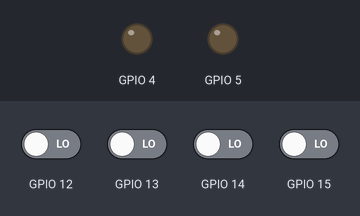
Bench run of a sketch on a simulated ESP8266 (NodeMCU). Shown: output pins drawn as LEDs (lit = HIGH). The test bench sets the inputs (shaded band); at power-on: GPIO 12–15 LOW. WiFi joins after 1.5 s; servers stay silent unless stated.

Above: at 3.1 s.
At 12.2 s:
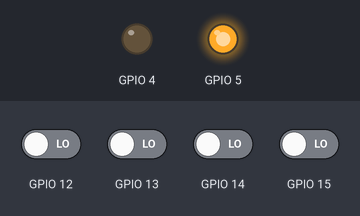
Timing chart, 0 to 17.7 s (numbered marks = the images above):
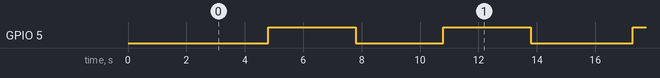

Measured:
- by itself, GPIO 5: repeats every 12.5 s: LOW 3.0 s, HIGH 3.0 s, LOW 3.5 s, HIGH 3.0 s
- by itself, everything shown: repeats every 12.3 s, in 4 steps

The sketch:

Relay.ino
```cpp
 /* lockout.ino
 *
 * Authors: Evan Cooper
 *          Jack Watkin
 *
 *   Date    Version   Initials  Comments
 *-------------------------------------------
 *  20Jan17  01.00.00  EC       Initial release
 *
 */


#include <ESP8266WiFi.h>
#include "InitializationHandler.h"
#include "TaskScheduler.h"
#include "user_interface.h"
#include <Arduino.h>
#include <stdint.h>
#include "HardwareInterface.h"
#define MACHINE_ID 1
char host[100];
char rfid[100];
static char postData[50];

int timeout;
static bool bHandleTasks = false;
os_timer_t myTimer;
// Connect to the network, set up pins and serial
void setup() {
  Serial.begin(9600);
  HandleInitialization ( );
  os_timer_setfn(&myTimer, timerCallback, NULL);
  os_timer_arm(&myTimer, 1, true);
}

void loop()
{
  if ( bHandleTasks )
  {
    bHandleTasks = false;
    HandleTasks ( );
  }

}
void timerCallback(void *pArg) {
  bHandleTasks = true;
}
```

DeviceHandler.cpp
```cpp
#include "DeviceHandler.h"
#include "HardwareInterface.h"

static bool bDeviceStatus = false;

void InitDevice ( )
{
	bDeviceStatus = false;
}

bool GetDeviceStatus ( )
{
	return bDeviceStatus;
}

bool SetDeviceStatus ( bool bSet )
{
	if ( bDeviceStatus != bSet )
	{
		bDeviceStatus = bSet;
		ToggleGPIO ( RELAY, bDeviceStatus );
	}

	return bDeviceStatus == bSet;
}
```

DeviceHandler.h
```cpp
#ifndef DEVICE_HANDLER_H
#define DEVICE_HANDLER_H

void InitDevice ( );
bool GetDeviceStatus ( );
bool SetDeviceStatus ( bool bSet );

#endif
```

HardwareInterface.cpp
```cpp
#include <Arduino.h>
#include "HardwareInterface.h"
#include <stdint.h>

#define GPIO_TO_HARDWARE_PIN(gpio)	(gpio == HB_LED ) ? 5: 4
#define SWITCH_TO_HARDWARE_PIN(switch_in) (switch_in == SW_1) ? 15 : (switch_in == SW_2) ? 13 : (switch_in == SW_3) ? 12 : 14
#define SWITCH_MASK   0x1

static char postData[50];

void InitHardware ( void )
{
  //pinMode ( 9, OUTPUT );
  //digitalWrite ( 9, LOW );
	pinMode ( GPIO_TO_HARDWARE_PIN(HB_LED), OUTPUT );
  pinMode ( GPIO_TO_HARDWARE_PIN(RELAY), OUTPUT );
  pinMode ( SWITCH_TO_HARDWARE_PIN(SW_1), INPUT );
  pinMode ( SWITCH_TO_HARDWARE_PIN(SW_2), INPUT );
  pinMode ( SWITCH_TO_HARDWARE_PIN(SW_3), INPUT );
  pinMode ( SWITCH_TO_HARDWARE_PIN(SW_4), INPUT );

}

void ToggleGPIO ( GPIO eGPIO, bool bState )
{
	if (eGPIO > MIN_GPIO && eGPIO < MAX_GPIO)
	{
		digitalWrite(GPIO_TO_HARDWARE_PIN(eGPIO), bState ? HIGH : LOW );
	}
}

uint8_t ReadSwitches ( void )
{
  uint8_t uiSwitchVal = 0;
  uint8_t i = SW_1;
  for ( i = SW_1; i <= SW_4; i++ )
  {
    uiSwitchVal |= ( ( digitalRead ( SWITCH_TO_HARDWARE_PIN ( (SWITCHES)i ) ) & SWITCH_MASK ) << ( i - 1 ) );
  }
  return uiSwitchVal;
}
```

HardwareInterface.h
```cpp
#ifndef HARDWAREINTERFACE_H
#define HARDWAREINTERFACE_H
#include <stdint.h>


typedef enum
{
	MIN_GPIO = -1,
	HB_LED = 0,
  RELAY = 1,
	MAX_GPIO
} GPIO;
typedef enum
{
  SW_MIN = 0,
  SW_1 = 1,
  SW_2 = 2,
  SW_3 = 3,
  SW_4 = 4
} SWITCHES;
void InitHardware ( void );
void ToggleGPIO ( GPIO eGPIO, bool bState );
uint8_t ReadSwitches ( void );
void SetGPIO ( uint8_t pin, bool setting );
#endif
```

HarukaOSTypedefs.h
```cpp
/*
 * HarukaOSTypedefs.h
 *
 *  Created on: Aug 19, 2016
 *      Author: KittyEars
 */

#ifndef HARUKAOSTYPEDEFS_H
#define HARUKAOSTYPEDEFS_H

#ifndef NULL
#define NULL 0
#endif

#endif /* SOURCES_HARUKAOSTYPEDEFS_H_ */
```

InitializationHandler.cpp
```cpp
#include "InitializationHandler.h"
#include "TaskScheduler.h"
#include "LEDHandler.h"
#include "WifiHandler.h"
#include "DeviceHandler.h"
#include <Arduino.h>

void HandleInitialization ( void )
{
	InitHardware ( );

	LEDHandler_init ( );
	InitTaskScheduler ( );
  InitWifi_blocking( );
  InitDevice ( );

  CreateTask ( LEDTask, 300 );
  CreateTask ( SendRequest, 400 );
}
```

InitializationHandler.h
```cpp
#ifndef INITIALIZATIONHANDLER_H
#define INITIALIZATIONHANDLER_H
void HandleInitialization ( void );

#endif
```

LEDHandler.cpp
```cpp
#include "LEDHandler.h"
#include "HardwareInterface.h"
#include "stdint.h"
#include "Arduino.h"
typedef struct {
	uint32_t uiPattern;
	uint32_t uiCurrentPosition;
	uint8_t ucIterator;
} LED_PATTERN;

static LED_PATTERN LED_Pattern;
char buff[100];
#define PERIOD			32
void LEDHandler_init ( void )
{
	LED_Pattern.uiPattern = HEART_BEAT;
	LED_Pattern.uiCurrentPosition = HEART_BEAT;
	LED_Pattern.ucIterator = 0;

}

void LEDTask ( void )
{
	uint8_t i = 0;
	ToggleGPIO ( (GPIO)i, (bool)( LED_Pattern.uiCurrentPosition & 0x1 ) );

	if ( LED_Pattern.ucIterator == PERIOD )
	{
		LED_Pattern.uiCurrentPosition = LED_Pattern.uiPattern;
		LED_Pattern.ucIterator = 0;
	}
	else
	{

	  LED_Pattern.ucIterator++;
		LED_Pattern.uiCurrentPosition = LED_Pattern.uiCurrentPosition  >> 1;
	}
}

void SetLED ( GPIO eLed, uint32_t uiPattern )
{
    LED_Pattern.uiPattern = uiPattern;
    LED_Pattern.uiCurrentPosition = uiPattern;
    LED_Pattern.ucIterator = 0;
}
```

LEDHandler.h
```cpp
#ifndef LEDHANDLER_H
#define LEDHANDLER_H
#include "HardwareInterface.h"
#include <stdint.h>

#define HEART_BEAT		0xFF00FF00
#define OFF					0x00000000
#define PANIC       0xAAAAAAAA
#define ON          0xFFFFFFFF

void LEDHandler_init ( void );
void LEDTask ( void );
void SetLED ( GPIO eLed, uint32_t uiPattern );

#endif
```

TaskScheduler.cpp
```cpp
/*
 * TaskScheduler.c
 *
 *  Created on: Aug 19, 2016
 *      Author: KittyEars
 */

#include <stdint.h>
#include "TaskScheduler.h"
#include "HarukaOSTypedefs.h"
#include "Arduino.h"
static Task TaskTable[MAX_NUMBER_OF_TASKS];

static uint32_t tuiTickTimer;
static uint32_t tuiNumberOfTasks;

void InitTaskScheduler ( void )
{
	uint16_t uiIterator;

	tuiTickTimer = 0;
	tuiNumberOfTasks = 0;

	for ( uiIterator = 0; uiIterator < MAX_NUMBER_OF_TASKS; uiIterator++ )
	{
		TaskTable[uiIterator].TaskHandle = NULL;
		TaskTable[uiIterator].TaskTime = 0;
	}
}

void CreateTask ( void (* TaskHandle) (void), uint32_t iTaskTime )
{
	if ( TaskHandle && ( iTaskTime > 0 ) )
	{
		TaskTable[tuiNumberOfTasks].TaskHandle = TaskHandle;
		TaskTable[tuiNumberOfTasks].TaskTime = iTaskTime;
		tuiNumberOfTasks++;
	}
}

void HandleTasks ( void )
{
	uint32_t uiIterator;
	tuiTickTimer++;
	for ( uiIterator = 0; uiIterator < tuiNumberOfTasks; uiIterator++ )
	{
		if ( !(  tuiTickTimer % TaskTable[uiIterator].TaskTime ) )
		{
			if ( TaskTable[uiIterator].TaskHandle )
			{
				( ( TaskTable[uiIterator].TaskHandle ) ) ( ) ;
			}

		}
	}
}
```

TaskScheduler.h
```cpp
/*
 * TaskScheduler.h
 *
 *  Created on: Aug 19, 2016
 *      Author: KittyEars
 */
#include <stdint.h>

#ifndef SOURCES_TASKSCHEDULER_H
#define SOURCES_TASKSCHEDULER_H


#define MAX_NUMBER_OF_TASKS				100


typedef struct
{
	void ( * TaskHandle ) ( void );
	void ( * initTask ) ( void );
	uint32_t TaskTime;
} Task;

void HandleTasks ( void );
void CreateTask ( void (* TaskHandle) (void), uint32_t iTaskTime );
void InitTaskScheduler ( void );

#endif /* SOURCES_TASKSCHEDULER_H */
```

WifiHandler.cpp
```cpp
#include <ESP8266WiFi.h>
#include <Arduino.h>
#include "LEDHandler.h"
#include "HardwareInterface.h"
#include <stdio.h>
#include <string.h>
#include "DeviceHandler.h"

#define IP_OFFSET 100
static IPAddress gateway(192, 168, 2, 1);
static IPAddress subnet(255, 255, 255, 0);
static const char* host = "192.168.2.5";

/*TODO: Fix me*/
static const char* ssid     = "lockout";
static const char* password = "quietmoon560";
static const char message[] = "arg=lockout";
#define STATUS "status"
#define BEEPFLASH "beepflash"
void ParseMessage ( String * line  );

void InitWifi_blocking ( void )
{
  static IPAddress ip ( 192, 168, 2, IP_OFFSET + ReadSwitches ( ) );

  WiFi.config ( ip, gateway, subnet );
  WiFi.begin ( ssid, password );

  while ( WiFi.status() != WL_CONNECTED )
  {
    delay(500);
  }
}

bool InitWifi_non_blocking ( void )
{
  typedef enum {
    START_STATE,
    WAIT_STATE
  } CONFIG_STATE;

  static CONFIG_STATE configState = START_STATE;
  bool bReturn = false;
  static IPAddress ip ( 192, 168, 2, IP_OFFSET + ReadSwitches ( ) );
  switch ( configState )
  {
    case START_STATE:
      WiFi.config(ip, gateway, subnet);
      WiFi.begin(ssid, password);
      configState = WAIT_STATE;
      break;
    case WAIT_STATE:
      if ( WiFi.status ( ) == WL_CONNECTED )
      {
        configState = START_STATE;
        bReturn = true;
      }
      break;

    default:
      configState = START_STATE;
      bReturn = false;
      break;
  }

  return bReturn;
}

bool isWifiConnected ( void )
{
  return WiFi.status ( ) == WL_CONNECTED;
}
void SendRequest ( void )
{
  static WiFiClient conn;
  const int httpPort = 6000;
  typedef enum {
    REQUEST_SENDING,
    REQUEST_RECEIVING,
    REQUEST_RESPONDING
  } REQUEST_STATE;
  static REQUEST_STATE eState = REQUEST_SENDING;
  int i = 0;
  switch ( eState )
  {
    case REQUEST_SENDING:
      if ( conn.connect ( host,  httpPort ) )
      {
        conn.println(message);
        eState = REQUEST_RECEIVING;
      }

      break;

    case REQUEST_RECEIVING:
      if ( conn.available ( ) ) {
        String line = conn.readStringUntil('\r');
        line.trim();
        ParseMessage ( &line );
      }
      else
      {
        eState = REQUEST_SENDING;
      }
      break;

    default:
      break;

  }
}

void ParseMessage ( String * line  )
{
  typedef enum {
    HEADER,
    STATUS_DATA,
    BEEPFLASH_DATA
  } MESSAGE_STATE;
  static MESSAGE_STATE eState = HEADER;

  if ( strstr ( (*line).c_str(), STATUS ) )
  {
    eState = STATUS_DATA;
    if ( strstr ( (*line).c_str(), "1" ) )
    {
      SetDeviceStatus ( true );
    }
    else if ( strstr ( (*line).c_str(), "0" ) )
    {
      SetDeviceStatus ( false );
    }
  }
}
```

WifiHandler.h
```cpp
#ifndef WIFIHANDLER_H
#define WIFIHANDLER_H

void InitWifi_blocking ( void );
bool InitWifi_non_blocking ( void );
void SendRequest ( void );
#endif
```
